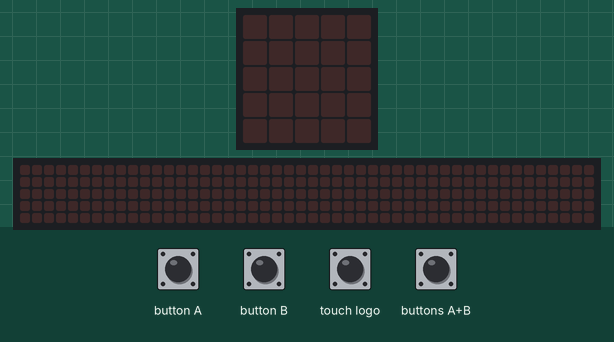
Recording of a program running on a simulated BBC micro:bit running MicroPython. On the bench: the board's 5×5 LED display, a strip that is not on the board, showing the scrolling text unrolled. Inputs (shaded band) come from the test bench. The 48×5 strip is a reading aid, not a part: it shows the text the display is scrolling, unrolled, one strip-width of it at a time.

Above: at 1.2 s.
1.3 s: button A pressed for 0.15 s
At 1.4 s:
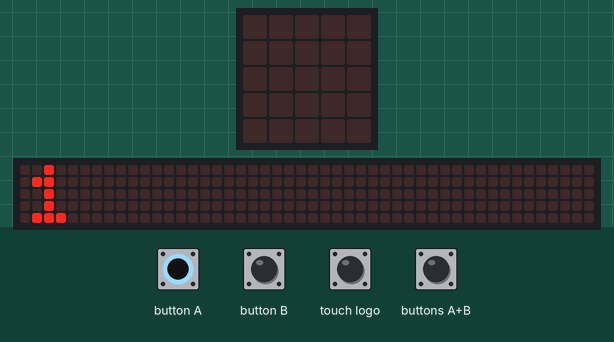
4.3 s: touch logo pressed for 0.15 s
At 5.5 s:
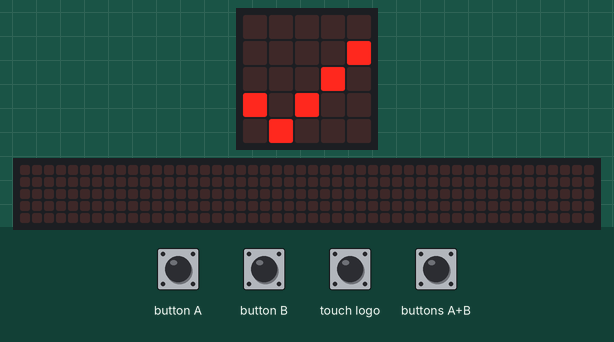
5.9 s: buttons A+B pressed for 0.15 s
At 6.12 s:
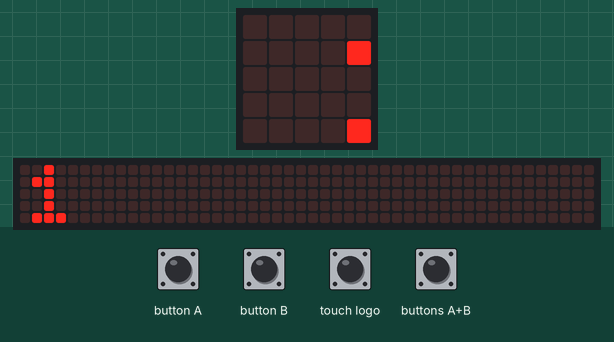
8.9 s: button B pressed for 0.15 s
At 8.98 s:
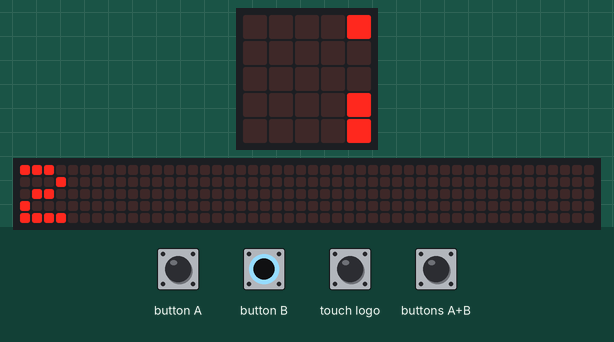
11.9 s: button B pressed for 1 s
At 12.9 s:
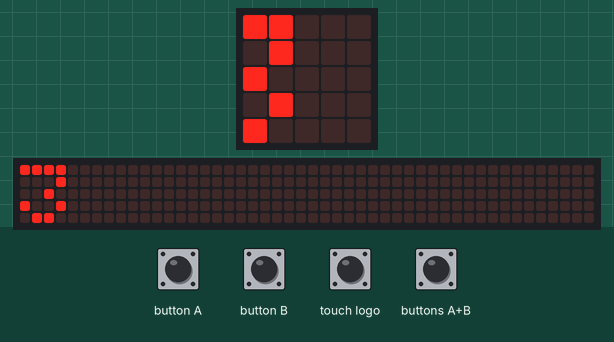
14.9 s: buttons A+B pressed for 1 s
At 15.13 s:
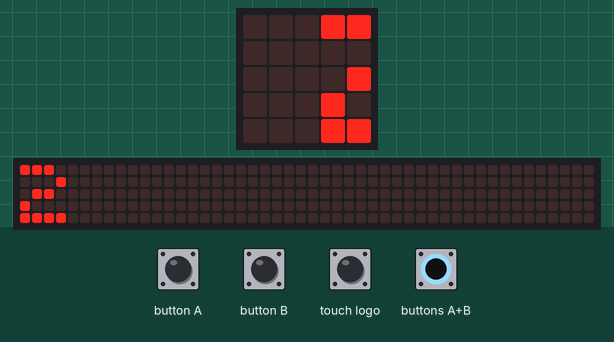
Timing chart, 0 to 17.9 s (numbered marks = the images above; inputs shaded):
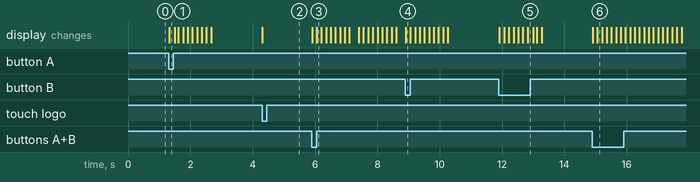

The program:

main.py
```python
from microbit import *

timeA = 0
timeB = 0

while True:
    if button_a.was_pressed():
        timeA += 1
        display.scroll(timeA)
    if button_b.was_pressed():
        timeB += 1
        display.scroll(timeB)
    if (button_a.is_pressed() and button_b.is_pressed()):
        display.scroll(str(timeA) + " x " + str(timeB))
    if pin_logo.is_touched():
        timeA = 0
        timeB = 0
        display.show(Image.YES)
    sleep(20)
```

Measured:
- after the input at 1.3 s, the display: changes at once (image 1)
- after the input at 4.3 s, the display: changes at once (image 2)
- after the input at 5.9 s, the display: first changes at once (image 3 shows a later state)
- after the input at 8.9 s, the display: changes at once (image 4)
- after the input at 11.9 s, the display: first changes at once (image 5 shows a later state)
- after the input at 14.9 s, the display: first changes at once (image 6 shows a later state)
